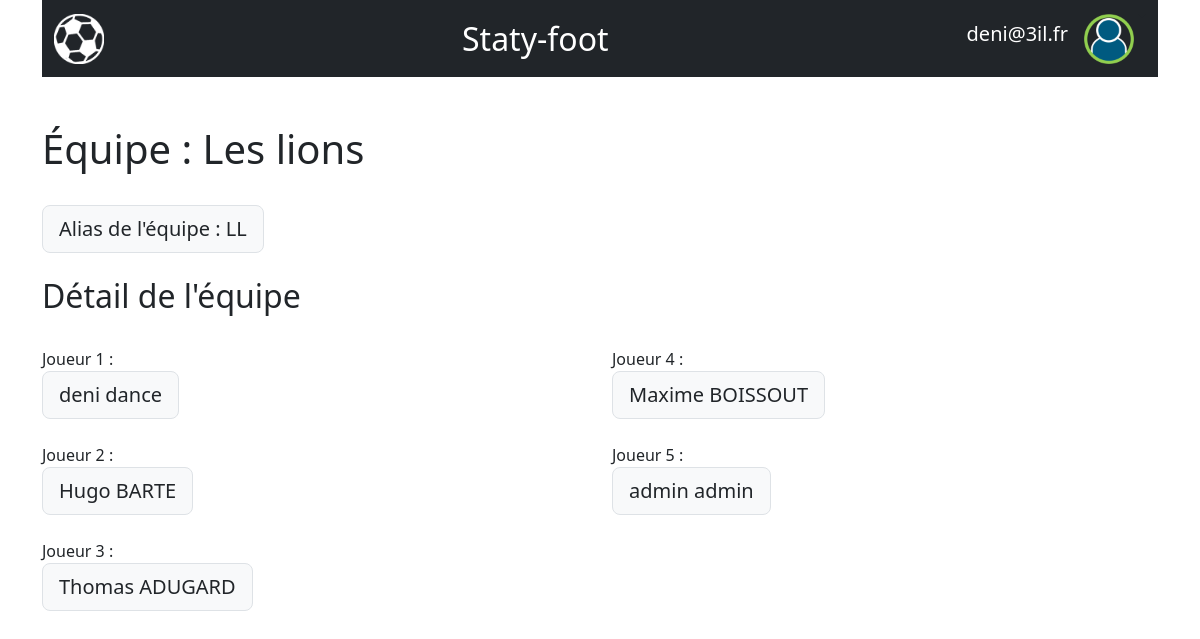
/pageEquipe?equipe_id=1 (signed in), run on the app's committed database.
### tables this page shows
CREATE TABLE `equipe` (
  `equipe_id` int NOT NULL,
  `nom` varchar(15) NOT NULL,
  `alias` varchar(3) NOT NULL
);

CREATE TABLE `joueur` (
  `joueur_id` int NOT NULL,
  `user_id` int NOT NULL,
  `nom` varchar(50) DEFAULT NULL,
  `prenom` varchar(50) DEFAULT NULL,
  `nb_match` int NOT NULL DEFAULT '0',
  `nb_but` int NOT NULL DEFAULT '0',
  `nb_arret` int NOT NULL DEFAULT '0',
  `nb_passe_de` int NOT NULL DEFAULT '0'
);

### php/pages/equipe.php (called while the page is built)
<?php
require_once("php/template/inc_connexionBase.php");
$idEquipe = $_REQUEST['equipe_id'];
$texteReq = "select * ";
$texteReq .= "from equipe ";
$texteReq .= "where equipe_id = :equipe_id";
$requete = $cnx->prepare($texteReq);
$requete->bindParam(':equipe_id', $idEquipe);
$requete->execute();
$equipe = $requete->fetchAll(PDO::FETCH_ASSOC);
$texteReq = "select * ";
$texteReq .= "from joueur j ";
$texteReq .= "inner join joueur_equipe je on je.equipe_id = :equipe_id and je.joueur_id = j.joueur_id";
$requete = $cnx->prepare($texteReq);
$requete->bindParam(':equipe_id', $idEquipe);
$requete->execute();
$joueur = $requete->fetchAll(PDO::FETCH_ASSOC);
include_once("php/view/equipe.php");

### php/view/equipe.php (the view, shortened to what this page needs)
<!DOCTYPE html>
<html lang="fr">
<head>
    <?php
    include_once("php/template/inc_head.php");
    ?>
</head>
<body class="container">
<?php
include_once("php/template/inc_header.php");
?>
<h1 class="mt-5">Équipe : <?php echo $equipe[0]['nom']?></h1>
<br/>
<div class="input-group input-group-lg">
    <span class="input-group-text" id="inputGroup-sizing-lg">Alias de l'équipe : <?php echo $equipe[0]['alias']?></span>
</div>
<div class="row mt-4">
    <h2>Détail de l'équipe</h2>
    <div class="col-md-6">
        <div>
            <br/>
            <label for="start">Joueur 1 :</label>
            <div class="input-group input-group-lg">
                <span class="input-group-text" id="inputGroup-sizing-lg"><?php echo $joueur[0]['nom'] . " " .$joueur[0]['prenom']?></span>
            </div>
        </div>
        <div>
            <br/>
            <label for="start">Joueur 2 :</label>
            <div class="input-group input-group-lg">
                <span class="input-group-text" id="inputGroup-sizing-lg"><?php echo $joueur[1]['nom'] . " " .$joueur[1]['prenom']?></span>
            </div>
        </div>
        <div>
            <br/>
            <label for="start">Joueur 3 :</label>
            <div class="input-group input-group-lg">
                <span class="input-group-text" id="inputGroup-sizing-lg"><?php echo $joueur[2]['nom'] . " " .$joueur[2]['prenom']?></span>
            </div>
        </div>
    </div>
    <div class="col-md-6">
        <div>
            <br/>
            <label for="start">Joueur 4 :</label>
            <div class="input-group input-group-lg">
                <span class="input-group-text" id="inputGroup-sizing-lg"><?php echo $joueur[3]['nom'] . " " .$joueur[3]['prenom']?></span>
            </div>
        </div>
        <div>
            <br/>
            <label for="start">Joueur 5 :</label>
            <div class="input-group input-group-lg">
                <span class="input-group-text" id="inputGroup-sizing-lg"><?php echo $joueur[4]['nom'] . " " .$joueur[4]['prenom']?></span>
            </div>
        </div>
    </div>
</div>
</body>
</html>

### data on the page
equipe: nom "Les lions", alias "LL"
joueur: nom "deni", prenom "dance"
joueur: nom "Hugo", prenom "BARTE"
joueur: nom "Thomas", prenom "ADUGARD"
joueur: nom "Maxime", prenom "BOISSOUT"
joueur: nom "admin", prenom "admin"

### other printed values
$_SESSION['login'] "deni@3il.fr"
